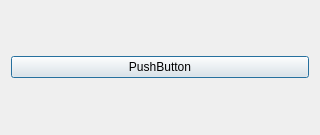
<?xml version="1.0" encoding="UTF-8"?>
<ui version="4.0">
 <class>Dialog</class>
 <widget class="QDialog" name="Dialog">
  <property name="geometry">
   <rect>
    <x>0</x>
    <y>0</y>
    <width>320</width>
    <height>135</height>
   </rect>
  </property>
  <property name="windowTitle">
   <string>Dialog</string>
  </property>
  <layout class="QVBoxLayout" name="verticalLayout">
   <item>
    <widget class="QPushButton" name="pushButton">
     <property name="text">
      <string>PushButton</string>
     </property>
    </widget>
   </item>
  </layout>
 </widget>
 <resources/>
 <connections/>
</ui>
